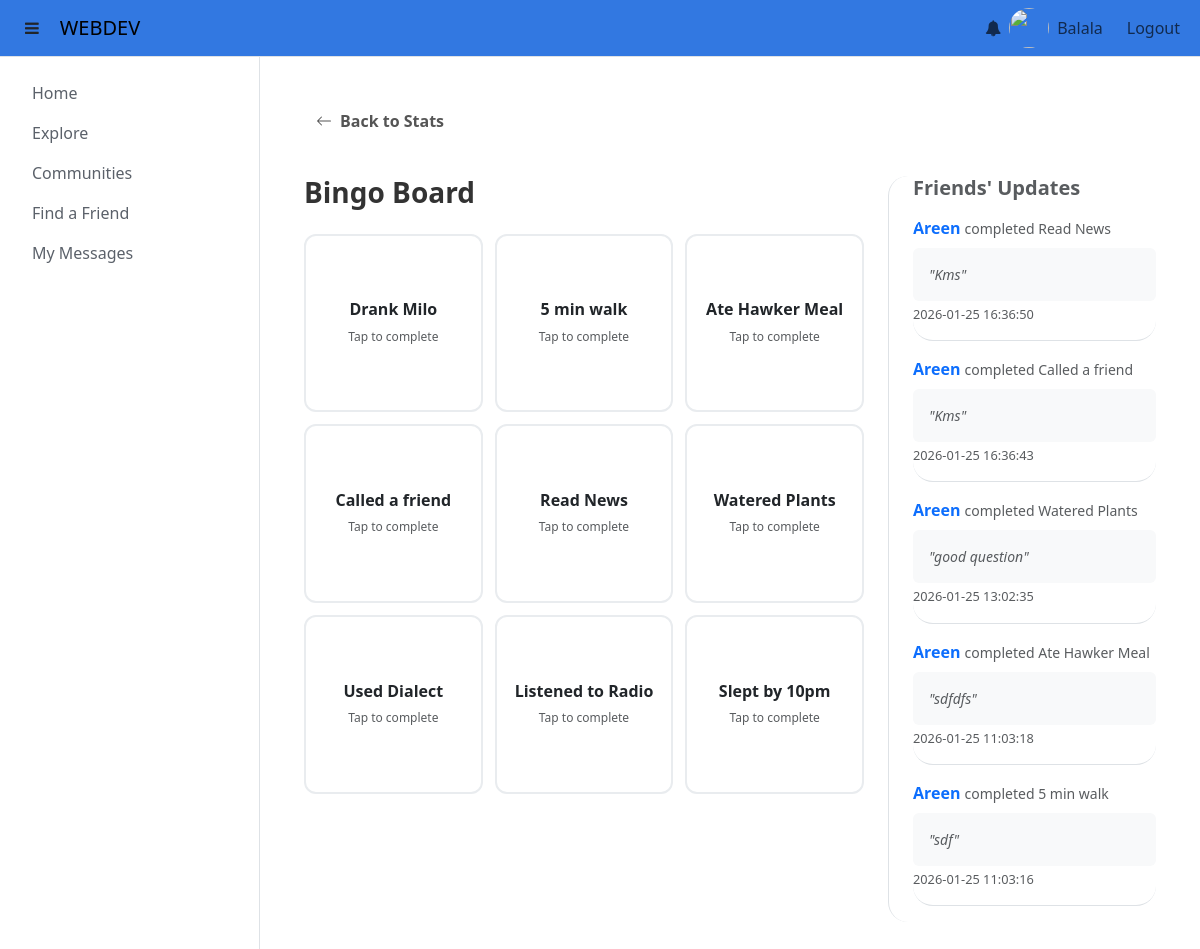
Before: /play/bingo (signed in) with the older database file.
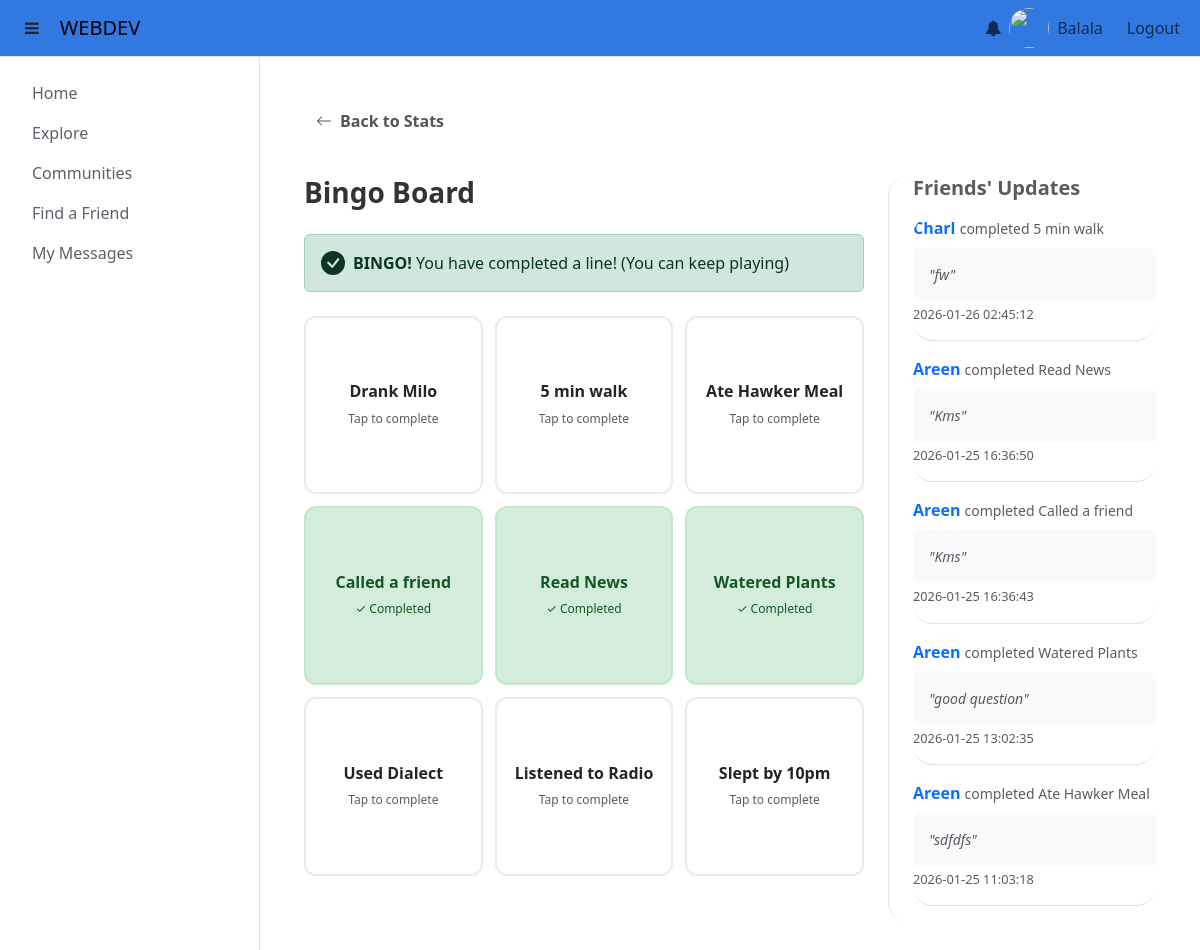
After: the same page with the newer database file.
### tables this page shows
CREATE TABLE bingo_progress (
            user_id INTEGER NOT NULL,
            task_id INTEGER NOT NULL,
            note TEXT,
            created_at DATETIME DEFAULT CURRENT_TIMESTAMP,
            PRIMARY KEY (user_id, task_id)
        );

CREATE TABLE users (
            user_id INTEGER PRIMARY KEY AUTOINCREMENT,
            username TEXT UNIQUE NOT NULL,
            password TEXT NOT NULL,
            email TEXT NOT NULL,
            phone TEXT NOT NULL,
            age INT NOT NULL
        );

### main.py (the view, shortened to what this page needs)
@app.route('/play/bingo', methods=['GET', 'POST'])
def game_bingo_play():
    if 'user_id' not in session: return redirect(url_for('login'))
    conn = get_db()
    uid = session['user_id']
    rows = conn.execute("SELECT task_id, note FROM bingo_progress WHERE user_id=?", (uid,)).fetchall()
    mytasks = {r['task_id']: r['note'] for r in rows}
    acts = conn.execute("""
        SELECT u.username, b.task_id, b.note, b.created_at
        FROM bingo_progress b JOIN users u ON b.user_id=u.user_id
        WHERE b.user_id != ? ORDER BY b.created_at DESC LIMIT 5
    """, (uid,)).fetchall()
    activity = [{'username': a['username'],
                 'task_name': next((t['task'] for t in BINGO_TASKS if t['id']==a['task_id']),"?"),
                 'note': a['note'],
                 'time': a['created_at']} for a in acts]
    completed_ids = set(mytasks.keys())
    wins = [{1,2,3}, {4,5,6}, {7,8,9}, {1,4,7}, {2,5,8}, {3,6,9}, {1,5,9}, {3,5,7}]
    bingo_achieved = any(win.issubset(completed_ids) for win in wins)
    return render_template('bingo.html',
                           tasks=BINGO_TASKS,
                           my_tasks_map=mytasks,
                           friends_activity=activity,
                           bingo_achieved=bingo_achieved)

### helpers.py (called while the page is built)
def connect_db():
    sql = sqlite3.connect(DATABASE)
    sql.row_factory = sqlite3.Row
    sql.execute("PRAGMA foreign_keys = ON")
    return sql

def get_db():
    if not hasattr(g, 'sqlite3_db'):
        g.sqlite3_db = connect_db()
    return g.sqlite3_db

### templates/bingo.html (shortened to what this page needs)
{% extends "base.html" %}
{% block body %}
<link rel="stylesheet" href="{{ url_for('static', filename='main.css') }}">
<div class="game-container">
    <a href="{{ url_for('game_start_page', game_type='bingo') }}" class="btn-back">
        <svg xmlns="http://www.w3.org/2000/svg" width="16" height="16" fill="currentColor" class="bi bi-arrow-left" viewBox="0 0 16 16"><path fill-rule="evenodd" d="M15 8a.5.5 0 0 0-.5-.5H2.707l3.147-3.146a.5.5 0 1 0-.708-.708l-4 4a.5.5 0 0 0 0 .708l4 4a.5.5 0 0 0 .708-.708L2.707 8.5H14.5A.5.5 0 0 0 15 8z"/></svg>
        Back to Stats
    </a>
    <div class="row h-100">
        <div class="col-md-8">
            <h3 class="mb-4 fw-bold" style="color: #333;">Bingo Board</h3>
            {% if bingo_achieved %}
            <div class="alert alert-success d-flex align-items-center mb-4" role="alert">
                <div>
                    <strong>BINGO!</strong> You have completed a line! (You can keep playing)
                </div>
            </div>
            {% endif %}
            <div class="bingo-grid">
                {% for task in tasks %}
                    {% set done = task.id in my_tasks_map %}
                    <div class="bingo-cell {% if done %}done{% endif %}"
                         style="cursor: pointer; position: relative;"
                         onclick="openBingoModal({{ task.id }}, '{{ task.task }}', '{{ my_tasks_map.get(task.id, '') }}', {{ 'true' if done else 'false' }})">
                        <h5 class="fw-bold mb-2">{{ task.task }}</h5>
                        {% if done %}
                            <small style="color: #155724;">✓ Completed</small>
                        {% else %}
                            <small class="text-muted">Tap to complete</small>
                        {% endif %}
                    </div>
                {% endfor %}
            </div>
        </div>
        <div class="col-md-4">
            <div class="h-100 ps-4 border-start">
                <h5 class="fw-bold mb-3 text-muted">Friends' Updates</h5>
                <div class="overflow-auto" style="max-height: 80vh;">
                    {% if friends_activity %}
                        {% for act in friends_activity %}
                            <div class="mb-3 pb-3 border-bottom">
                                <span class="fw-bold text-primary">{{ act.username }}</span>
                                <span class="small text-muted">completed {{ act.task_name }}</span>
                                <div class="bg-light p-3 rounded mt-2 small fst-italic text-muted">
                                    "{{ act.note }}"
                                </div>
                                <div class="text-muted small mt-1" style="font-size: 0.8em;">
                                    {{ act.time }}
                                </div>
                            </div>
                        {% endfor %}
                    {% else %}
                        <p class="text-muted small">No activity yet.</p>
                    {% endif %}
                </div>
            </div>
        </div>
    </div>
</div>
{% endblock %}

### templates/base.html (shortened to what this page needs)
<!DOCTYPE html>
<html lang="en">
<head>
    <link href="https://cdn.jsdelivr.net/npm/bootstrap@5.3.8/dist/css/bootstrap.min.css" rel="stylesheet">
    <link rel="stylesheet" href="https://cdnjs.cloudflare.com/ajax/libs/font-awesome/4.7.0/css/font-awesome.min.css">
    <link rel="stylesheet" href="{{ url_for('static', filename='main.css') }}">
</head>
<body>
    <nav id="topnavbar" class="navbar navbar-expand-lg navbar-light border-bottom">
        <div class="container-fluid">
            <div class="d-flex align-items-center">
                <button id="sidebarToggle" class="btn me-2">
                    <i class="fa fa-bars"></i>
                </button>
                <a class="navbar-brand mb-0" href="{{ url_for('index') }}">WEBDEV</a>
            </div>
            <div class="collapse navbar-collapse" id="navbarNav">
                <ul class="navbar-nav ms-auto align-items-center">
                    {% if logged_in %}
                        <li class="nav-item dropdown">
                            <a class="nav-link position-relative" href="#" data-bs-toggle="dropdown">
                                <i class="fa fa-bell"></i>
                            </a>
                        </li>
                        <li class="nav-item d-flex align-items-center me-3">
                            <img src="{{ url_for('static', filename='profile.jpg') }}"
                                 class="rounded-circle me-2" width="40" height="40">
                            <a class="nav-link p-0" href="{{ url_for('userprofile', username=username) }}">
                                {{ username }}
                            </a>
                        </li>
                        <li class="nav-item">
                            <a class="nav-link" href="{{ url_for('logout') }}">Logout</a>
                        </li>
                    {% endif %}
                </ul>
            </div>
        </div>
    </nav>
    <div id="layoutWrapper" class="d-flex w-100">
        <nav id="sidebar" class="border-end">
            <ul id="sidenav" class="nav flex-column p-3">
                <li class="nav-item">
                    <a class="nav-link" href="{{ url_for('index') }}">Home</a>
                </li>
                <li class="nav-item">
                    <a class="nav-link" data-bs-toggle="collapse" href="#communityMenu">Explore</a>
                </li>
                <li class="nav-item">
                    <a class="nav-link" data-bs-toggle="collapse" href="#usercommunityMenu">Communities</a>
                </li>
                <li class="nav-item">
                    <a class="nav-link" href="{{ url_for('find_a_friend_hub') }}">Find a Friend</a>
                </li>
                <li class="nav-item">
                    <a class="nav-link" href="{{ url_for('my_messages') }}">My Messages</a>
                </li>
            </ul>
        </nav>
        <div id="maincontent" class="flex-grow-1 p-4">
            {% block body %}{% endblock %}
        </div>
    </div>
</body>
</html>

### static/main.css (style rules this page uses)
body { height: 100%; overflow-y: hidden; }
#topnavbar { background-color: #3278e1; }
#layoutWrapper { display: flex; min-height: calc(100vh - 70px); transition: all 0.3s ease; }
#sidebar { width: 260px; min-height: calc(100vh - 70px); transition: all 0.3s ease; overflow-y: auto; }
#maincontent { flex: 1; min-height: calc(100vh - 70px); overflow-y: scroll; padding: 10px; transition: all 0.3s ease; }
body { overflow-y: hidden; height: 100%; }
#sidenav { min-height: calc(100dvh - 55px); }
#maincontent { height: calc(100dvh - 55px); overflow-y: scroll; padding: 10px; }
#sidenav { overflow-y: scroll; background-color: WHITE; }
#sidebar li a { color: #5B616A; }
a { color: #5B616A; }
#maincontent { flex: 1; height: calc(100vh - 70px); overflow: scroll; padding: 0; display: flex; flex-direction: column; }
.game-container { display: flex; flex-direction: column; height: 100%; width: 100%; overflow-y: auto; max-width: 1200px; margin: 0 auto; padding: 20px; gap: 15px; }
.btn-back { display: inline-flex; align-items: center; gap: 8px; color: #555; text-decoration: none; font-weight: 600; margin-bottom: 20px; padding: 8px 12px; border-radius: 8px; transition: background 0.2s; width: fit-content; }
.bingo-grid { display: grid; grid-template-columns: repeat(3, 1fr); gap: 12px; margin-bottom: 20px; }
.bingo-cell { aspect-ratio: 1; background: white; border: 2px solid #e9ecef; border-radius: 12px; display: flex; flex-direction: column; align-items: center; justify-content: center; text-align: center; padding: 10px; cursor: pointer; transition: all 0.2s ease; }
.bingo-cell.done { background-color: #d4edda; border-color: #c3e6cb; color: #155724; }
.bingo-cell h5 { font-size: 1rem; margin: 0 0 5px 0; font-weight: 600; }
.bingo-cell small { font-size: 0.75rem; color: #6c757d; }
div, .card { border-radius: 20px; }

Changed rows visible on the page:
no longer on this page (row unchanged): bingo_progress: username "Areen", task_name "5 min walk", note "sdf", time "2026-01-25 11:03:16"
added bingo_progress: username "Charl", task_name "5 min walk", note "fw", time "2026-01-26 02:45:12"
Other visible differences:
text now shown: "BINGO! You have completed a line! (You can keep playing)"
list line gone: "Tap to complete"
new list line: "✓ Completed"
